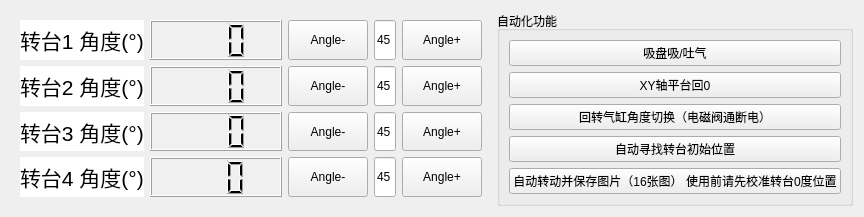
    <widget class="QWidget" name="RotationAxisWidget" native="true">
     <layout class="QHBoxLayout" name="horizontalLayout_19" stretch="2,1">
      <item>
       <widget class="QWidget" name="widget_3" native="true">
        <layout class="QVBoxLayout" name="verticalLayout_14">
         <item>
          <layout class="QHBoxLayout" name="horizontalLayout_26" stretch="1,2,2">
           <item>
            <widget class="QLabel" name="label_23">
             <property name="sizePolicy">
              <sizepolicy hsizetype="Preferred" vsizetype="Preferred">
               <horstretch>0</horstretch>
               <verstretch>0</verstretch>
              </sizepolicy>
             </property>
             <property name="minimumSize">
              <size>
               <width>0</width>
               <height>0</height>
              </size>
             </property>
             <property name="maximumSize">
              <size>
               <width>9999</width>
               <height>9999</height>
              </size>
             </property>
             <property name="font">
              <font>
               <pointsize>16</pointsize>
              </font>
             </property>
             <property name="styleSheet">
              <string notr="true">background-color: rgb(255, 255, 255);</string>
             </property>
             <property name="text">
              <string>转台1 角度(°)</string>
             </property>
            </widget>
           </item>
           <item>
            <widget class="QLCDNumber" name="LCD1">
             <property name="sizePolicy">
              <sizepolicy hsizetype="Expanding" vsizetype="Preferred">
               <horstretch>0</horstretch>
               <verstretch>0</verstretch>
              </sizepolicy>
             </property>
             <property name="minimumSize">
              <size>
               <width>0</width>
               <height>0</height>
              </size>
             </property>
             <property name="maximumSize">
              <size>
               <width>9999</width>
               <height>99999</height>
              </size>
             </property>
             <property name="font">
              <font>
               <family>Adobe Arabic</family>
               <pointsize>7</pointsize>
              </font>
             </property>
             <property name="styleSheet">
              <string notr="true">background-color: rgb(240, 240, 240);</string>
             </property>
             <property name="smallDecimalPoint">
              <bool>true</bool>
             </property>
             <property name="digitCount">
              <number>3</number>
             </property>
             <property name="value" stdset="0">
              <double>0.000000000000000</double>
             </property>
             <property name="intValue" stdset="0">
              <number>0</number>
             </property>
            </widget>
           </item>
           <item>
            <layout class="QHBoxLayout" name="horizontalLayout_20">
             <item>
              <widget class="QPushButton" name="LeftButton_1">
               <property name="sizePolicy">
                <sizepolicy hsizetype="Preferred" vsizetype="Preferred">
                 <horstretch>0</horstretch>
                 <verstretch>0</verstretch>
                </sizepolicy>
               </property>
               <property name="minimumSize">
                <size>
                 <width>0</width>
                 <height>0</height>
                </size>
               </property>
               <property name="maximumSize">
                <size>
                 <width>99999</width>
                 <height>99999</height>
                </size>
               </property>
               <property name="toolTip">
                <string>向左移动</string>
               </property>
               <property name="statusTip">
                <string/>
               </property>
               <property name="styleSheet">
                <string notr="true"/>
               </property>
               <property name="text">
                <string>Angle-</string>
               </property>
               <property name="icon">
                <iconset>
                 <normaloff>:/photos/LeftArrow.png</normaloff>:/photos/LeftArrow.png</iconset>
               </property>
               <property name="iconSize">
                <size>
                 <width>110</width>
                 <height>110</height>
                </size>
               </property>
              </widget>
             </item>
             <item>
              <widget class="QLineEdit" name="CurrXVelEdit_1">
               <property name="sizePolicy">
                <sizepolicy hsizetype="Preferred" vsizetype="Preferred">
                 <horstretch>0</horstretch>
                 <verstretch>0</verstretch>
                </sizepolicy>
               </property>
               <property name="minimumSize">
                <size>
                 <width>0</width>
                 <height>0</height>
                </size>
               </property>
               <property name="maximumSize">
                <size>
                 <width>120</width>
                 <height>60</height>
                </size>
               </property>
               <property name="text">
                <string>45</string>
               </property>
               <property name="cursorPosition">
                <number>2</number>
               </property>
               <property name="readOnly">
                <bool>false</bool>
               </property>
              </widget>
             </item>
             <item>
              <widget class="QPushButton" name="RightButton_1">
               <property name="sizePolicy">
                <sizepolicy hsizetype="Preferred" vsizetype="Preferred">
                 <horstretch>0</horstretch>
                 <verstretch>0</verstretch>
                </sizepolicy>
               </property>
               <property name="minimumSize">
                <size>
                 <width>0</width>
                 <height>0</height>
                </size>
               </property>
               <property name="maximumSize">
                <size>
                 <width>99999</width>
                 <height>999999</height>
                </size>
               </property>
               <property name="styleSheet">
                <string notr="true"/>
               </property>
               <property name="text">
                <string>Angle+</string>
               </property>
               <property name="icon">
                <iconset>
                 <normaloff>:/photos/RightArrow.png</normaloff>:/photos/RightArrow.png</iconset>
               </property>
               <property name="iconSize">
                <size>
                 <width>110</width>
                 <height>110</height>
                </size>
               </property>
              </widget>
             </item>
            </layout>
           </item>
          </layout>
         </item>
         <item>
          <layout class="QHBoxLayout" name="horizontalLayout_30" stretch="1,2,2">
           <item>
            <widget class="QLabel" name="label_31">
             <property name="sizePolicy">
              <sizepolicy hsizetype="Preferred" vsizetype="Preferred">
               <horstretch>0</horstretch>
               <verstretch>0</verstretch>
              </sizepolicy>
             </property>
             <property name="minimumSize">
              <size>
               <width>0</width>
               <height>0</height>
              </size>
             </property>
             <property name="maximumSize">
              <size>
               <width>9999</width>
               <height>9999</height>
              </size>
             </property>
             <property name="font">
              <font>
               <pointsize>16</pointsize>
              </font>
             </property>
             <property name="styleSheet">
              <string notr="true">background-color: rgb(255, 255, 255);</string>
             </property>
             <property name="text">
              <string>转台2 角度(°)</string>
             </property>
            </widget>
           </item>
           <item>
            <widget class="QLCDNumber" name="LCD2">
             <property name="sizePolicy">
              <sizepolicy hsizetype="Expanding" vsizetype="Preferred">
               <horstretch>0</horstretch>
               <verstretch>0</verstretch>
              </sizepolicy>
             </property>
             <property name="minimumSize">
              <size>
               <width>0</width>
               <height>0</height>
              </size>
             </property>
             <property name="maximumSize">
              <size>
               <width>9999</width>
               <height>99999</height>
              </size>
             </property>
             <property name="font">
              <font>
               <family>Adobe Arabic</family>
               <pointsize>7</pointsize>
              </font>
             </property>
             <property name="styleSheet">
              <string notr="true">background-color: rgb(240, 240, 240);</string>
             </property>
             <property name="smallDecimalPoint">
              <bool>true</bool>
             </property>
             <property name="digitCount">
              <number>3</number>
             </property>
             <property name="value" stdset="0">
              <double>0.000000000000000</double>
             </property>
             <property name="intValue" stdset="0">
              <number>0</number>
             </property>
            </widget>
           </item>
           <item>
            <layout class="QHBoxLayout" name="horizontalLayout_21">
             <item>
              <widget class="QPushButton" name="LeftButton_2">
               <property name="sizePolicy">
                <sizepolicy hsizetype="Preferred" vsizetype="Preferred">
                 <horstretch>0</horstretch>
                 <verstretch>0</verstretch>
                </sizepolicy>
               </property>
               <property name="minimumSize">
                <size>
                 <width>0</width>
                 <height>0</height>
                </size>
               </property>
               <property name="maximumSize">
                <size>
                 <width>99999</width>
                 <height>99999</height>
                </size>
               </property>
               <property name="toolTip">
                <string>向左移动</string>
               </property>
               <property name="statusTip">
                <string/>
               </property>
               <property name="styleSheet">
                <string notr="true"/>
               </property>
               <property name="text">
                <string>Angle-</string>
               </property>
               <property name="icon">
                <iconset>
                 <normaloff>:/photos/LeftArrow.png</normaloff>:/photos/LeftArrow.png</iconset>
               </property>
               <property name="iconSize">
                <size>
                 <width>110</width>
                 <height>110</height>
                </size>
               </property>
              </widget>
             </item>
             <item>
              <widget class="QLineEdit" name="CurrXVelEdit_2">
               <property name="sizePolicy">
                <sizepolicy hsizetype="Preferred" vsizetype="Preferred">
                 <horstretch>0</horstretch>
                 <verstretch>0</verstretch>
                </sizepolicy>
               </property>
               <property name="minimumSize">
                <size>
                 <width>0</width>
                 <height>0</height>
                </size>
               </property>
               <property name="maximumSize">
                <size>
                 <width>120</width>
                 <height>60</height>
                </size>
               </property>
               <property name="text">
                <string>45</string>
               </property>
               <property name="readOnly">
                <bool>false</bool>
               </property>
              </widget>
             </item>
             <item>
              <widget class="QPushButton" name="RightButton_2">
               <property name="sizePolicy">
                <sizepolicy hsizetype="Preferred" vsizetype="Preferred">
                 <horstretch>0</horstretch>
                 <verstretch>0</verstretch>
                </sizepolicy>
               </property>
               <property name="minimumSize">
                <size>
                 <width>0</width>
                 <height>0</height>
                </size>
               </property>
               <property name="maximumSize">
                <size>
                 <width>99999</width>
                 <height>999999</height>
                </size>
               </property>
               <property name="styleSheet">
                <string notr="true"/>
               </property>
               <property name="text">
                <string>Angle+</string>
               </property>
               <property name="icon">
                <iconset>
                 <normaloff>:/photos/RightArrow.png</normaloff>:/photos/RightArrow.png</iconset>
               </property>
               <property name="iconSize">
                <size>
                 <width>110</width>
                 <height>110</height>
                </size>
               </property>
              </widget>
             </item>
            </layout>
           </item>
          </layout>
         </item>
         <item>
          <layout class="QHBoxLayout" name="horizontalLayout_31" stretch="1,2,2">
           <item>
            <widget class="QLabel" name="label_32">
             <property name="sizePolicy">
              <sizepolicy hsizetype="Preferred" vsizetype="Preferred">
               <horstretch>0</horstretch>
               <verstretch>0</verstretch>
              </sizepolicy>
             </property>
             <property name="minimumSize">
              <size>
               <width>0</width>
               <height>0</height>
              </size>
             </property>
             <property name="maximumSize">
              <size>
               <width>9999</width>
               <height>9999</height>
              </size>
             </property>
             <property name="font">
              <font>
               <pointsize>16</pointsize>
              </font>
             </property>
             <property name="styleSheet">
              <string notr="true">background-color: rgb(255, 255, 255);</string>
             </property>
             <property name="text">
              <string>转台3 角度(°)</string>
             </property>
            </widget>
           </item>
           <item>
            <widget class="QLCDNumber" name="LCDt3">
             <property name="sizePolicy">
              <sizepolicy hsizetype="Expanding" vsizetype="Preferred">
               <horstretch>0</horstretch>
               <verstretch>0</verstretch>
              </sizepolicy>
             </property>
             <property name="minimumSize">
              <size>
               <width>0</width>
               <height>0</height>
              </size>
             </property>
             <property name="maximumSize">
              <size>
               <width>9999</width>
               <height>99999</height>
              </size>
             </property>
             <property name="font">
              <font>
               <family>Adobe Arabic</family>
               <pointsize>7</pointsize>
              </font>
             </property>
             <property name="styleSheet">
              <string notr="true">background-color: rgb(240, 240, 240);</string>
             </property>
             <property name="smallDecimalPoint">
              <bool>true</bool>
             </property>
             <property name="digitCount">
              <number>3</number>
             </property>
             <property name="value" stdset="0">
              <double>0.000000000000000</double>
             </property>
             <property name="intValue" stdset="0">
              <number>0</number>
             </property>
            </widget>
           </item>
           <item>
            <layout class="QHBoxLayout" name="horizontalLayout_23">
             <item>
              <widget class="QPushButton" name="LeftButton_3">
               <property name="sizePolicy">
                <sizepolicy hsizetype="Preferred" vsizetype="Preferred">
                 <horstretch>0</horstretch>
                 <verstretch>0</verstretch>
                </sizepolicy>
               </property>
               <property name="minimumSize">
                <size>
                 <width>0</width>
                 <height>0</height>
                </size>
               </property>
               <property name="maximumSize">
                <size>
                 <width>99999</width>
                 <height>99999</height>
                </size>
               </property>
               <property name="toolTip">
                <string>向左移动</string>
               </property>
               <property name="statusTip">
                <string/>
               </property>
               <property name="styleSheet">
                <string notr="true"/>
               </property>
               <property name="text">
                <string>Angle-</string>
               </property>
               <property name="icon">
                <iconset>
                 <normaloff>:/photos/LeftArrow.png</normaloff>:/photos/LeftArrow.png</iconset>
               </property>
               <property name="iconSize">
                <size>
                 <width>110</width>
                 <height>110</height>
                </size>
               </property>
              </widget>
             </item>
             <item>
              <widget class="QLineEdit" name="CurrXVelEdit_3">
               <property name="sizePolicy">
                <sizepolicy hsizetype="Preferred" vsizetype="Preferred">
                 <horstretch>0</horstretch>
                 <verstretch>0</verstretch>
                </sizepolicy>
               </property>
               <property name="minimumSize">
                <size>
                 <width>0</width>
                 <height>0</height>
                </size>
               </property>
               <property name="maximumSize">
                <size>
                 <width>120</width>
                 <height>60</height>
                </size>
               </property>
               <property name="text">
                <string>45</string>
               </property>
               <property name="readOnly">
                <bool>false</bool>
               </property>
              </widget>
             </item>
             <item>
              <widget class="QPushButton" name="RightButton_3">
               <property name="sizePolicy">
                <sizepolicy hsizetype="Preferred" vsizetype="Preferred">
                 <horstretch>0</horstretch>
                 <verstretch>0</verstretch>
                </sizepolicy>
               </property>
               <property name="minimumSize">
                <size>
                 <width>0</width>
                 <height>0</height>
                </size>
               </property>
               <property name="maximumSize">
                <size>
                 <width>99999</width>
                 <height>999999</height>
                </size>
               </property>
               <property name="styleSheet">
                <string notr="true"/>
               </property>
               <property name="text">
                <string>Angle+</string>
               </property>
               <property name="icon">
                <iconset>
                 <normaloff>:/photos/RightArrow.png</normaloff>:/photos/RightArrow.png</iconset>
               </property>
               <property name="iconSize">
                <size>
                 <width>110</width>
                 <height>110</height>
                </size>
               </property>
              </widget>
             </item>
            </layout>
           </item>
          </layout>
         </item>
         <item>
          <layout class="QHBoxLayout" name="horizontalLayout_32" stretch="1,2,2">
           <item>
            <widget class="QLabel" name="label_33">
             <property name="sizePolicy">
              <sizepolicy hsizetype="Preferred" vsizetype="Preferred">
               <horstretch>0</horstretch>
               <verstretch>0</verstretch>
              </sizepolicy>
             </property>
             <property name="minimumSize">
              <size>
               <width>0</width>
               <height>0</height>
              </size>
             </property>
             <property name="maximumSize">
              <size>
               <width>9999</width>
               <height>9999</height>
              </size>
             </property>
             <property name="font">
              <font>
               <pointsize>16</pointsize>
              </font>
             </property>
             <property name="styleSheet">
              <string notr="true">background-color: rgb(255, 255, 255);</string>
             </property>
             <property name="text">
              <string>转台4 角度(°)</string>
             </property>
            </widget>
           </item>
           <item>
            <widget class="QLCDNumber" name="LCDt4">
             <property name="sizePolicy">
              <sizepolicy hsizetype="Expanding" vsizetype="Preferred">
               <horstretch>0</horstretch>
               <verstretch>0</verstretch>
              </sizepolicy>
             </property>
             <property name="minimumSize">
              <size>
               <width>0</width>
               <height>0</height>
              </size>
             </property>
             <property name="maximumSize">
              <size>
               <width>9999</width>
               <height>99999</height>
              </size>
             </property>
             <property name="font">
              <font>
               <family>Adobe Arabic</family>
               <pointsize>7</pointsize>
              </font>
             </property>
             <property name="styleSheet">
              <string notr="true">background-color: rgb(240, 240, 240);</string>
             </property>
             <property name="smallDecimalPoint">
              <bool>false</bool>
             </property>
             <property name="digitCount">
              <number>3</number>
             </property>
             <property name="segmentStyle">
              <enum>QLCDNumber::Filled</enum>
             </property>
             <property name="value" stdset="0">
              <double>0.000000000000000</double>
             </property>
             <property name="intValue" stdset="0">
              <number>0</number>
             </property>
            </widget>
           </item>
           <item>
            <layout class="QHBoxLayout" name="horizontalLayout_33">
             <item>
              <widget class="QPushButton" name="LeftButton_4">
               <property name="sizePolicy">
                <sizepolicy hsizetype="Preferred" vsizetype="Preferred">
                 <horstretch>0</horstretch>
                 <verstretch>0</verstretch>
                </sizepolicy>
               </property>
               <property name="minimumSize">
                <size>
                 <width>0</width>
                 <height>0</height>
                </size>
               </property>
               <property name="maximumSize">
                <size>
                 <width>99999</width>
                 <height>99999</height>
                </size>
               </property>
               <property name="toolTip">
                <string>向左移动</string>
               </property>
               <property name="statusTip">
                <string/>
               </property>
               <property name="styleSheet">
                <string notr="true"/>
               </property>
               <property name="text">
                <string>Angle-</string>
               </property>
               <property name="icon">
                <iconset>
                 <normaloff>:/photos/LeftArrow.png</normaloff>:/photos/LeftArrow.png</iconset>
               </property>
               <property name="iconSize">
                <size>
                 <width>110</width>
                 <height>110</height>
                </size>
               </property>
              </widget>
             </item>
             <item>
              <widget class="QLineEdit" name="CurrXVelEdit_4">
               <property name="sizePolicy">
                <sizepolicy hsizetype="Preferred" vsizetype="Preferred">
                 <horstretch>0</horstretch>
                 <verstretch>0</verstretch>
                </sizepolicy>
               </property>
               <property name="minimumSize">
                <size>
                 <width>0</width>
                 <height>0</height>
                </size>
               </property>
               <property name="maximumSize">
                <size>
                 <width>120</width>
                 <height>60</height>
                </size>
               </property>
               <property name="text">
                <string>45</string>
               </property>
               <property name="readOnly">
                <bool>false</bool>
               </property>
              </widget>
             </item>
             <item>
              <widget class="QPushButton" name="RightButton_4">
               <property name="sizePolicy">
                <sizepolicy hsizetype="Preferred" vsizetype="Preferred">
                 <horstretch>0</horstretch>
                 <verstretch>0</verstretch>
                </sizepolicy>
               </property>
               <property name="minimumSize">
                <size>
                 <width>0</width>
                 <height>0</height>
                </size>
               </property>
               <property name="maximumSize">
                <size>
                 <width>99999</width>
                 <height>999999</height>
                </size>
               </property>
               <property name="styleSheet">
                <string notr="true"/>
               </property>
               <property name="text">
                <string>Angle+</string>
               </property>
               <property name="icon">
                <iconset>
                 <normaloff>:/photos/RightArrow.png</normaloff>:/photos/RightArrow.png</iconset>
               </property>
               <property name="iconSize">
                <size>
                 <width>110</width>
                 <height>110</height>
                </size>
               </property>
              </widget>
             </item>
            </layout>
           </item>
          </layout>
         </item>
        </layout>
       </widget>
      </item>
      <item>
       <widget class="QGroupBox" name="groupBox_4">
        <property name="title">
         <string>自动化功能</string>
        </property>
        <layout class="QVBoxLayout" name="verticalLayout_2">
         <item>
          <widget class="QPushButton" name="LeftButton_10">
           <property name="sizePolicy">
            <sizepolicy hsizetype="Preferred" vsizetype="Preferred">
             <horstretch>0</horstretch>
             <verstretch>0</verstretch>
            </sizepolicy>
           </property>
           <property name="minimumSize">
            <size>
             <width>0</width>
             <height>0</height>
            </size>
           </property>
           <property name="maximumSize">
            <size>
             <width>99999</width>
             <height>99999</height>
            </size>
           </property>
           <property name="toolTip">
            <string>向左移动</string>
           </property>
           <property name="statusTip">
            <string/>
           </property>
           <property name="styleSheet">
            <string notr="true"/>
           </property>
           <property name="text">
            <string>吸盘吸/吐气</string>
           </property>
           <property name="icon">
            <iconset>
             <normaloff>:/photos/LeftArrow.png</normaloff>:/photos/LeftArrow.png</iconset>
           </property>
           <property name="iconSize">
            <size>
             <width>110</width>
             <height>110</height>
            </size>
           </property>
          </widget>
         </item>
         <item>
          <widget class="QPushButton" name="LeftButton_9">
           <property name="sizePolicy">
            <sizepolicy hsizetype="Preferred" vsizetype="Preferred">
             <horstretch>0</horstretch>
             <verstretch>0</verstretch>
            </sizepolicy>
           </property>
           <property name="minimumSize">
            <size>
             <width>0</width>
             <height>0</height>
            </size>
           </property>
           <property name="maximumSize">
            <size>
             <width>99999</width>
             <height>99999</height>
            </size>
           </property>
           <property name="toolTip">
            <string>向左移动</string>
           </property>
           <property name="statusTip">
            <string/>
           </property>
           <property name="styleSheet">
            <string notr="true"/>
           </property>
           <property name="text">
            <string>XY轴平台回0</string>
           </property>
           <property name="icon">
            <iconset>
             <normaloff>:/photos/LeftArrow.png</normaloff>:/photos/LeftArrow.png</iconset>
           </property>
           <property name="iconSize">
            <size>
             <width>110</width>
             <height>110</height>
            </size>
           </property>
          </widget>
         </item>
         <item>
          <widget class="QPushButton" name="LeftButton_7">
           <property name="sizePolicy">
            <sizepolicy hsizetype="Preferred" vsizetype="Preferred">
             <horstretch>0</horstretch>
             <verstretch>0</verstretch>
            </sizepolicy>
           </property>
           <property name="minimumSize">
            <size>
             <width>0</width>
             <height>0</height>
            </size>
           </property>
           <property name="maximumSize">
            <size>
             <width>99999</width>
             <height>99999</height>
            </size>
           </property>
           <property name="toolTip">
            <string>向左移动</string>
           </property>
           <property name="statusTip">
            <string/>
           </property>
           <property name="styleSheet">
            <string notr="true"/>
           </property>
           <property name="text">
            <string>回转气缸角度切换（电磁阀通断电）</string>
           </property>
           <property name="icon">
            <iconset>
             <normaloff>:/photos/LeftArrow.png</normaloff>:/photos/LeftArrow.png</iconset>
           </property>
           <property name="iconSize">
            <size>
             <width>110</width>
             <height>110</height>
            </size>
           </property>
          </widget>
         </item>
         <item>
          <widget class="QPushButton" name="LeftButton_6">
           <property name="sizePolicy">
            <sizepolicy hsizetype="Preferred" vsizetype="Preferred">
             <horstretch>0</horstretch>
             <verstretch>0</verstretch>
            </sizepolicy>
           </property>
           <property name="minimumSize">
            <size>
             <width>0</width>
             <height>0</height>
            </size>
           </property>
           <property name="maximumSize">
            <size>
             <width>99999</width>
             <height>99999</height>
            </size>
           </property>
           <property name="toolTip">
            <string>向左移动</string>
           </property>
           <property name="statusTip">
            <string/>
           </property>
           <property name="styleSheet">
            <string notr="true"/>
           </property>
           <property name="text">
            <string>自动寻找转台初始位置</string>
           </property>
           <property name="icon">
            <iconset>
             <normaloff>:/photos/LeftArrow.png</normaloff>:/photos/LeftArrow.png</iconset>
           </property>
           <property name="iconSize">
            <size>
             <width>110</width>
             <height>110</height>
            </size>
           </property>
          </widget>
         </item>
         <item>
          <widget class="QPushButton" name="AutoGet16PhotosButton">
           <property name="sizePolicy">
            <sizepolicy hsizetype="Preferred" vsizetype="Preferred">
             <horstretch>0</horstretch>
             <verstretch>0</verstretch>
            </sizepolicy>
           </property>
           <property name="minimumSize">
            <size>
             <width>0</width>
             <height>0</height>
            </size>
           </property>
           <property name="maximumSize">
            <size>
             <width>99999</width>
             <height>99999</height>
            </size>
           </property>
           <property name="toolTip">
            <string>向左移动</string>
           </property>
           <property name="statusTip">
            <string/>
           </property>
           <property name="styleSheet">
            <string notr="true"/>
           </property>
           <property name="text">
            <string>自动转动并保存图片（16张图） 使用前请先校准转台0度位置</string>
           </property>
           <property name="icon">
            <iconset>
             <normaloff>:/photos/LeftArrow.png</normaloff>:/photos/LeftArrow.png</iconset>
           </property>
           <property name="iconSize">
            <size>
             <width>110</width>
             <height>110</height>
            </size>
           </property>
          </widget>
         </item>
        </layout>
       </widget>
      </item>
     </layout>
    </widget>
